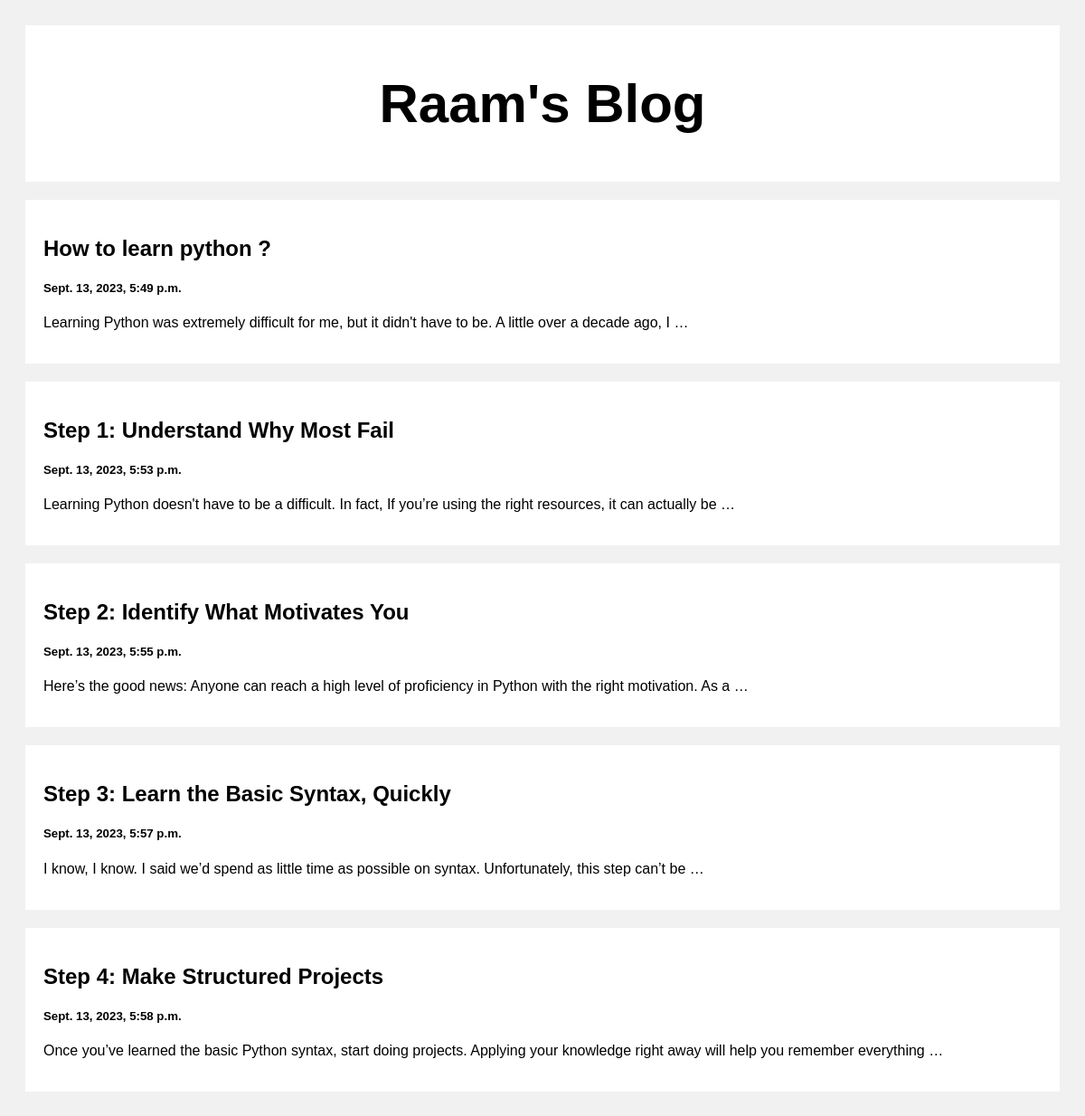
The page / on the database its author committed.
### post/models.py (models this page shows)
class Post(models.Model):
    title=models.CharField(max_length=1000)
    created_at=models.DateTimeField(default=datetime.now)
    body=models.TextField(max_length=1000000)

### post/views.py (the view)
# urls.py: path('',views.index,name='index'),
def index(request):
    posts=Post.objects.all()
    return render(request,'index.html',{'posts':posts})

### templates/index.html (shortened to what this page needs)
<!DOCTYPE html>
<html>
<head>
</head>
<body>
<div class="header">
  <h2>Raam's Blog</h2>
</div>
<div class="row">
  <div class="leftcolumn">
    {% for post in posts %}
    <div class="card">
      <a style="text-decoration: none; color: black;" href="/post/{{post.id}}">
        <h2>{{post.title}}</h2>
        <h5>{{post.created_at}}</h5>
        <p>{{post.body|truncatewords:20}}</p>
      </a>
    </div>
    {% endfor %}
  </div>
</div>
</body>
</html>

### templates/index.html (style rules this page uses)
* { box-sizing: border-box; }
body { font-family: Arial; padding: 20px; background: #f1f1f1; }
.header { padding: 2px; font-size: 40px; text-align: center; background: white; }
.leftcolumn { float: left; width: 100%; }
.card { background-color: white; padding: 20px; margin-top: 20px; }
.row:after { content: ""; display: table; clear: both; }

### rows shown on the page
Post: title "How to learn python ?", created_at "Sept. 13, 2023, 5:49 p.m.", body "Learning Python was extremely difficult for me, but it didn't have to be. A little over a decade ago, I …"
Post: title "Step 1: Understand Why Most Fail", created_at "Sept. 13, 2023, 5:53 p.m.", body "Learning Python doesn't have to be a difficult. In fact, If you’re using the right resources, it can actually be …"
Post: title "Step 2: Identify What Motivates You", created_at "Sept. 13, 2023, 5:55 p.m.", body "Here’s the good news: Anyone can reach a high level of proficiency in Python with the right motivation. As a …"
Post: title "Step 3: Learn the Basic Syntax, Quickly", created_at "Sept. 13, 2023, 5:57 p.m.", body "I know, I know. I said we’d spend as little time as possible on syntax. Unfortunately, this step can’t be …"
Post: title "Step 4: Make Structured Projects", created_at "Sept. 13, 2023, 5:58 p.m.", body "Once you’ve learned the basic Python syntax, start doing projects. Applying your knowledge right away will help you remember everything …"
